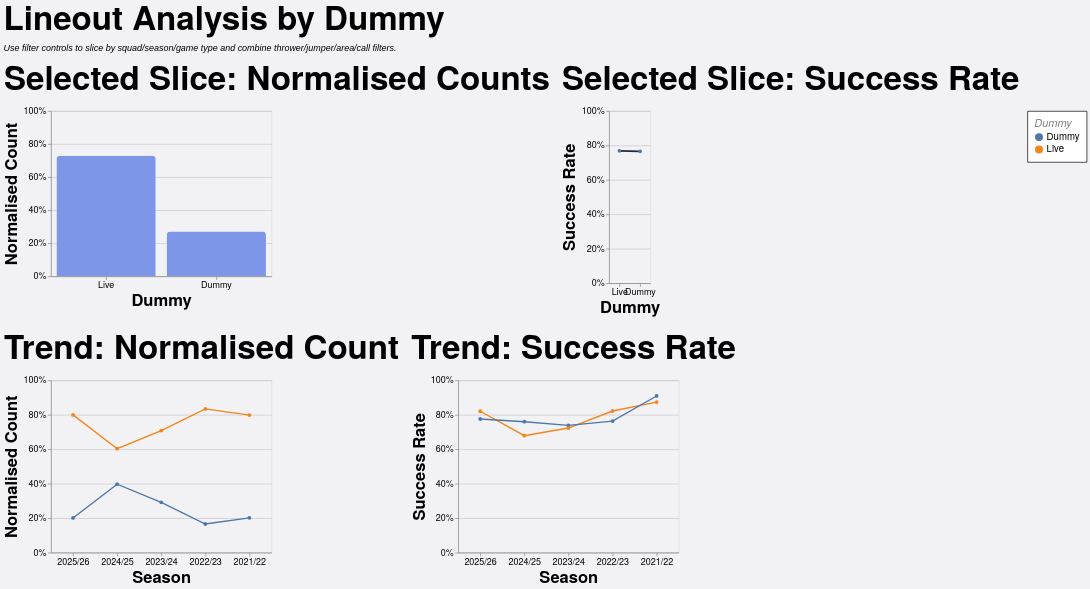

Source (Vega-Lite JSON):
### Vega-Lite specification from a JSON file in a GitHub repository (floating-point values rounded to 4 significant figures; data arrays with more than 128 entries replaced by an {"elided": "..."} marker saying what was removed)
{"config": {"axis": {"labelFont": "PT Sans Narrow, Helvetica Neue, Helvetica, Arial, sans-serif", "titleFont": "PT Sans Narrow, Helvetica Neue, Helvetica, Arial, sans-serif", "labelFontSize": 13, "titleFontSize": 24, "gridColor": "#202947", "gridOpacity": 0.2, "zindex": 1}, "text": {"font": "Lato, sans-serif"}, "bar": {"cornerRadiusEnd": 5}, "header": {"labelFont": "PT Sans Narrow, Helvetica Neue, Helvetica, Arial, sans-serif", "titleFont": "PT Sans Narrow, Helvetica Neue, Helvetica, Arial, sans-serif", "labelFontSize": 24, "titleFontSize": 28, "labelFontWeight": "bold", "orient": "left"}, "legend": {"labelFont": "PT Sans Narrow, Helvetica Neue, Helvetica, Arial, sans-serif", "titleFont": "PT Sans Narrow, Helvetica Neue, Helvetica, Arial, sans-serif", "labelFontSize": 14, "titleFontSize": 16, "titlePadding": 5, "fillColor": "white", "strokeColor": "black", "padding": 10, "titleFontWeight": "lighter", "titleFontStyle": "italic", "titleColor": "gray", "offset": 10}, "title": {"font": "PT Sans Narrow, Helvetica Neue, Helvetica, Arial, sans-serif", "fontSize": 48, "fontWeight": "bold", "anchor": "start", "align": "center", "titlePadding": 20, "subtitlePadding": 10, "subtitleFontSize": 13, "subtitleColor": "", "subtitleFontStyle": "italic", "offset": 15, "color": "black"}, "axisX": {"labelAngle": 0}, "facet": {"title": null, "header": null, "align": {"row": "each", "column": "each"}}, "resolve": {"scale": {"y": "independent", "facet": "independent"}}, "background": "#f2f1f4", "scale": {"offsetBandPaddingOuter": 0.2, "offsetBandPaddingInner": 0.1}}, "vconcat": [{"hconcat": [{"mark": {"type": "bar", "color": "#7d96e8"}, "encoding": {"tooltip": [{"field": "dummy", "title": "Dummy", "type": "nominal"}, {"field": "attempts", "format": ",.0f", "title": "Lineouts", "type": "quantitative"}, {"field": "share", "format": ".1%", "title": "Normalised Count", "type": "quantitative"}], "x": {"field": "dummy", "sort": "-y", "title": "Dummy", "type": "nominal"}, "y": {"axis": {"format": "%"}, "field": "share", "scale": {"domain": [0, 1]}, "title": "Normalised Count", "type": "quantitative"}}, "height": 240, "title": "Selected Slice: Normalised Counts", "transform": [{"filter": "(loSquad == 'All' || datum.squad == loSquad) && (loGameType == 'All' || (loGameType == 'League + Cup' && (datum.game_type == 'League' || datum.game_type == 'Cup')) || (loGameType == 'League only' && datum.game_type == 'League') || datum.game_type == loGameType) && (loOpposition == 'All' || datum.opposition == loOpposition) && (loThrower == 'All' || datum.thrower == loThrower) && (loJumper == 'All' || datum.jumper == loJumper) && (loArea == 'All' || datum.area == loArea) && (loNumbers == 'All' || datum.numbers == loNumbers) && (loCall == 'All' || datum.call == loCall) && (loCallType == 'All' || datum.call_type == loCallType)"}, {"filter": "(loSeason == 'All' || datum.season == loSeason)"}, {"aggregate": [{"op": "count", "as": "attempts"}, {"op": "sum", "field": "won", "as": "won"}], "groupby": ["dummy"]}, {"joinaggregate": [{"op": "sum", "field": "attempts", "as": "total_attempts"}]}, {"calculate": "datum.attempts / datum.total_attempts", "as": "share"}, {"calculate": "datum.won / datum.attempts", "as": "success_rate"}], "width": 320}, {"mark": {"type": "line", "color": "#202946", "point": true, "strokeWidth": 2.5}, "encoding": {"tooltip": [{"field": "dummy", "title": "Dummy", "type": "nominal"}, {"field": "won", "format": ",.0f", "title": "Won", "type": "quantitative"}, {"field": "attempts", "format": ",.0f", "title": "Lineouts", "type": "quantitative"}, {"field": "success_rate", "format": ".1%", "title": "Success Rate", "type": "quantitative"}], "x": {"field": "dummy", "sort": "-y", "title": "Dummy", "type": "nominal"}, "y": {"axis": {"format": "%"}, "field": "success_rate", "scale": {"domain": [0, 1]}, "title": "Success Rate", "type": "quantitative"}}, "height": 250, "title": "Selected Slice: Success Rate", "transform": [{"filter": "(loSquad == 'All' || datum.squad == loSquad) && (loGameType == 'All' || (loGameType == 'League + Cup' && (datum.game_type == 'League' || datum.game_type == 'Cup')) || (loGameType == 'League only' && datum.game_type == 'League') || datum.game_type == loGameType) && (loOpposition == 'All' || datum.opposition == loOpposition) && (loThrower == 'All' || datum.thrower == loThrower) && (loJumper == 'All' || datum.jumper == loJumper) && (loArea == 'All' || datum.area == loArea) && (loNumbers == 'All' || datum.numbers == loNumbers) && (loCall == 'All' || datum.call == loCall) && (loCallType == 'All' || datum.call_type == loCallType)"}, {"filter": "(loSeason == 'All' || datum.season == loSeason)"}, {"aggregate": [{"op": "count", "as": "attempts"}, {"op": "sum", "field": "won", "as": "won"}], "groupby": ["dummy"]}, {"joinaggregate": [{"op": "sum", "field": "attempts", "as": "total_attempts"}]}, {"calculate": "datum.attempts / datum.total_attempts", "as": "share"}, {"calculate": "datum.won / datum.attempts", "as": "success_rate"}], "width": {"step": 30}}], "spacing": 16}, {"hconcat": [{"mark": {"type": "line", "point": true, "strokeWidth": 2}, "encoding": {"color": {"field": "dummy", "title": "Dummy", "type": "nominal"}, "tooltip": [{"field": "season", "title": "Season", "type": "nominal"}, {"field": "dummy", "title": "Dummy", "type": "nominal"}, {"field": "attempts", "format": ",.0f", "title": "Lineouts", "type": "quantitative"}, {"field": "norm_count", "format": ".1%", "title": "Normalised Count", "type": "quantitative"}], "x": {"field": "season", "sort": "-x", "title": "Season", "type": "nominal"}, "y": {"axis": {"format": "%"}, "field": "norm_count", "scale": {"domain": [0, 1]}, "title": "Normalised Count", "type": "quantitative"}}, "height": 250, "title": "Trend: Normalised Count", "transform": [{"filter": "(loSquad == 'All' || datum.squad == loSquad) && (loGameType == 'All' || (loGameType == 'League + Cup' && (datum.game_type == 'League' || datum.game_type == 'Cup')) || (loGameType == 'League only' && datum.game_type == 'League') || datum.game_type == loGameType) && (loOpposition == 'All' || datum.opposition == loOpposition) && (loThrower == 'All' || datum.thrower == loThrower) && (loJumper == 'All' || datum.jumper == loJumper) && (loArea == 'All' || datum.area == loArea) && (loNumbers == 'All' || datum.numbers == loNumbers) && (loCall == 'All' || datum.call == loCall) && (loCallType == 'All' || datum.call_type == loCallType)"}, {"aggregate": [{"op": "count", "as": "attempts"}, {"op": "sum", "field": "won", "as": "won"}], "groupby": ["season", "dummy"]}, {"joinaggregate": [{"op": "sum", "field": "attempts", "as": "season_attempts"}], "groupby": ["season"]}, {"calculate": "datum.attempts / datum.season_attempts", "as": "norm_count"}, {"calculate": "datum.won / datum.attempts", "as": "success_rate"}], "width": 320}, {"mark": {"type": "line", "point": true, "strokeWidth": 2}, "encoding": {"color": {"field": "dummy", "title": "Dummy", "type": "nominal"}, "tooltip": [{"field": "season", "title": "Season", "type": "nominal"}, {"field": "dummy", "title": "Dummy", "type": "nominal"}, {"field": "won", "format": ",.0f", "title": "Won", "type": "quantitative"}, {"field": "attempts", "format": ",.0f", "title": "Lineouts", "type": "quantitative"}, {"field": "success_rate", "format": ".1%", "title": "Success Rate", "type": "quantitative"}], "x": {"field": "season", "sort": "-x", "title": "Season", "type": "nominal"}, "y": {"axis": {"format": "%"}, "field": "success_rate", "scale": {"domain": [0, 1]}, "title": "Success Rate", "type": "quantitative"}}, "height": 250, "title": "Trend: Success Rate", "transform": [{"filter": "(loSquad == 'All' || datum.squad == loSquad) && (loGameType == 'All' || (loGameType == 'League + Cup' && (datum.game_type == 'League' || datum.game_type == 'Cup')) || (loGameType == 'League only' && datum.game_type == 'League') || datum.game_type == loGameType) && (loOpposition == 'All' || datum.opposition == loOpposition) && (loThrower == 'All' || datum.thrower == loThrower) && (loJumper == 'All' || datum.jumper == loJumper) && (loArea == 'All' || datum.area == loArea) && (loNumbers == 'All' || datum.numbers == loNumbers) && (loCall == 'All' || datum.call == loCall) && (loCallType == 'All' || datum.call_type == loCallType)"}, {"aggregate": [{"op": "count", "as": "attempts"}, {"op": "sum", "field": "won", "as": "won"}], "groupby": ["season", "dummy"]}, {"joinaggregate": [{"op": "sum", "field": "attempts", "as": "season_attempts"}], "groupby": ["season"]}, {"calculate": "datum.attempts / datum.season_attempts", "as": "norm_count"}, {"calculate": "datum.won / datum.attempts", "as": "success_rate"}], "width": 320}], "spacing": 16}], "data": {"name": "data-e83ea88e487ae484029b5fe5c4083f37"}, "params": [{"name": "loSquad", "value": "All"}, {"name": "loSeason", "value": "All"}, {"name": "loGameType", "value": "All"}, {"name": "loOpposition", "value": "All"}, {"name": "loThrower", "value": "All"}, {"name": "loJumper", "value": "All"}, {"name": "loArea", "value": "All"}, {"name": "loNumbers", "value": "All"}, {"name": "loCall", "value": "All"}, {"name": "loCallType", "value": "All"}], "spacing": 22, "title": {"text": "Lineout Analysis by Dummy", "subtitle": "Use filter controls to slice by squad/season/game type and combine thrower/jumper/area/call filters."}, "$schema": "https://vega.github.io/schema/vega-lite/v5.20.1.json", "datasets": {"data-e83ea88e487ae484029b5fe5c4083f37": {"elided": "1274 records"}}}
